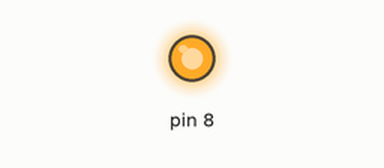
Recording of a sketch running on a simulated Arduino Uno, built with avr-gcc and run on an emulated ATmega328P. Shown: output pins drawn as LEDs (lit = HIGH).

Above: at 0.2 s.
At 3.8 s:
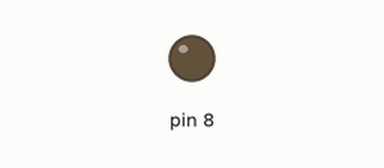
Timing chart, 0 to 5.3 s (numbered marks = the images above):
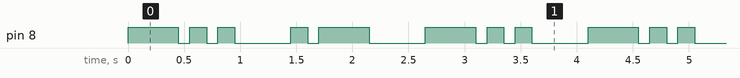

The sketch:

arduino_test.ino
```cpp
void setup() {
  // put your setup code here, to run once:
  pinMode(8, OUTPUT);
}

void loop() {
  dad();
}

void a(){
  digitalWrite(8, HIGH);
  delay(150);
  digitalWrite(8, LOW);
  delay(100);
  digitalWrite(8,HIGH);
  delay(450);
  digitalWrite(8, LOW);
  delay(500);
}

void b(){
  digitalWrite(8, HIGH);
  delay(450);
  digitalWrite(8, LOW);
  delay(100);
  digitalWrite(8, HIGH);
  delay(150);
  digitalWrite(8, LOW);
  delay(100);
  digitalWrite(8, HIGH);
  delay(150);
  digitalWrite(8, LOW);
  delay(100);
  digitalWrite(8, HIGH);
  delay(150);
  digitalWrite(8, LOW);
  delay(500);
}

void c(){
  digitalWrite(8, HIGH);
  delay(450);
  digitalWrite(8,LOW);
  delay(100);
  digitalWrite(8, HIGH);
  delay(150);
  digitalWrite(8,LOW);
  delay(100);
  digitalWrite(8, HIGH);
  delay(450);
  digitalWrite(8,LOW);
  delay(100);
  digitalWrite(8, HIGH);
  delay(150);
  digitalWrite(8, LOW);
  delay(500);
}

void d(){
  digitalWrite(8, HIGH);
  delay(450);
  digitalWrite(8, LOW);
  delay(100);
  digitalWrite(8, HIGH);
  delay(150);
  digitalWrite(8, LOW);
  delay(100);
  digitalWrite(8, HIGH);
  delay(150);
  digitalWrite(8, LOW);
  delay(500);
}

void e(){
  digitalWrite(8, HIGH);
  delay(150);
  digitalWrite(8, LOW);
  delay(200);
}

void f(){
  digitalWrite(8, HIGH);
  delay(150);
  digitalWrite(8, LOW);
  delay(100);
  digitalWrite(8, HIGH);
  delay(150);
  digitalWrite(8, LOW);
  delay(100);
  digitalWrite(8, HIGH);
  delay(450);
  digitalWrite(8, LOW);
  delay(100);
  digitalWrite(8, HIGH);
  delay(150);
  digitalWrite(8, LOW);
  delay(200);
}

void g(){

}

void dad() {
  d();
  a();
  d();
}
```

Measured:
- by itself, pin 8: repeats every 4.1 s: 2 × (LOW 0.10 s, HIGH 0.15 s), LOW 0.50 s, HIGH 0.15 s, LOW 0.10 s, HIGH 0.45 s, LOW 0.50 s, HIGH 0.45 s, 2 × (LOW 0.10 s, HIGH 0.15 s), LOW 0.50 s, HIGH 0.45 s
- by itself, everything shown: repeats every 4.1 s, in 16 steps
